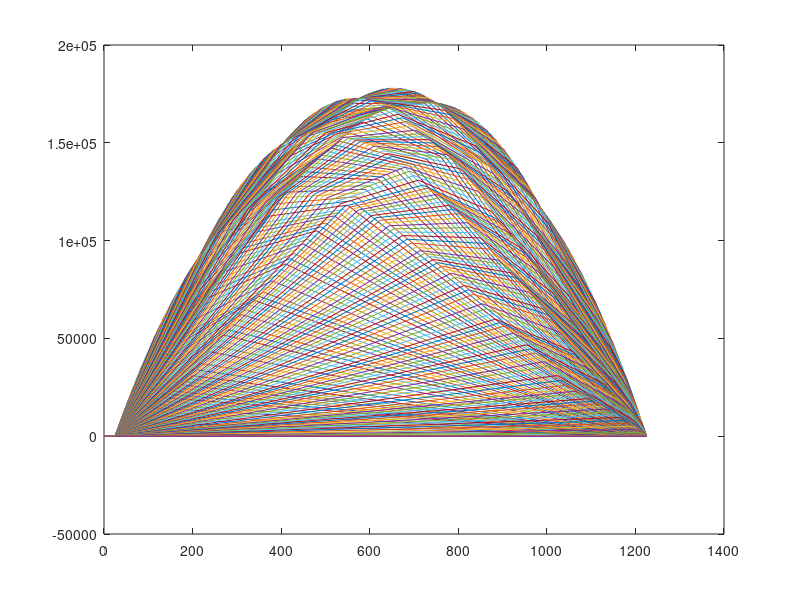

MATLAB code for this plot:
# all lengths are in mm, mm4, N, etc

%% calculating design 4 moment of inertia_mm

%% BME and SFE calculations

clear, close all;

BRIDGE_LEN = 1250;

weight_loc = [0, 100, 200];
weight_amt = [100, 100, 250];
inertia_mm = 1.167e6;
y_bar_mm = 41.4;

# calculate axle pos relative to LHS
ED_WHEEL = 52;
AX_TO_AX = 176;
CAR_TO_CAR = 164;
TRAIN_REL_POS = [ED_WHEEL AX_TO_AX CAR_TO_CAR AX_TO_AX CAR_TO_CAR AX_TO_AX];
TRAIN_LEN = sum(TRAIN_REL_POS)
TRAIN_REL_POS = cumsum(TRAIN_REL_POS);

FREIGHT_N = 300;
FREIGHT_N = FREIGHT_N / 2;
BACK_MULT = 1.1;
BACK_N = FREIGHT_N * BACK_MULT;
LOCO_MULT = 1.38;
LOCO_N = FREIGHT_N * LOCO_MULT;
TRAIN_WEIGHT = ones(1, 6) .* FREIGHT_N;
TRAIN_WEIGHT(1) = BACK_N;
TRAIN_WEIGHT(2) = BACK_N;
TRAIN_WEIGHT(5) = LOCO_N;
TRAIN_WEIGHT(6) = LOCO_N;
TRAIN_WEIGHT = -1 .* TRAIN_WEIGHT;
TOTAL_TRAIN_WEIGHT = sum(TRAIN_WEIGHT)

# calculate the reaction forces
SUPPORT_L = 25;
SUPPORT_R = 1225;

# find the reaction forces on both sides
START_SIM = -TRAIN_LEN;
END_SIM = SUPPORT_R;
#START_SIM = 500
#END_SIM = 500
STEP_SIM = 10;
reaction = [[]:[]];
steps = START_SIM:STEP_SIM:END_SIM;
max_moment = -1;
max_shear = -1;
for position = steps;
  # find the reaction forces for each step
  train_pos = TRAIN_REL_POS + position; # converts relative train pos to abs
  # filters out axles that are not on the bridge anymore
  # train_pos = train_pos .* (train_pos > SUPPORT_L) .* (train_pos < SUPPORT_R)
  dist_to_lhs = train_pos - SUPPORT_L;
  # checks if the train is on the bridge
  trains_on_bridge = (train_pos > SUPPORT_L) .* (train_pos < SUPPORT_R);
  moments_to_lhs = dist_to_lhs .* TRAIN_WEIGHT .* trains_on_bridge;
  dist_between_support = SUPPORT_R - SUPPORT_L;
  reaction_rhs = sum(moments_to_lhs) / dist_between_support * -1;
  reaction_lhs = -sum(TRAIN_WEIGHT .* trains_on_bridge) - reaction_rhs;

  reaction(1,end+1) = reaction_lhs;
  reaction(2,end) = reaction_rhs;

  # filter the train axles so that only the ones within the range are valid

  train_load = nonzeros(TRAIN_WEIGHT .* trains_on_bridge);
  train_pos = nonzeros(train_pos .* trains_on_bridge);

  force_loc = [SUPPORT_L, train_pos', SUPPORT_R];
  force_loc = repelem(force_loc, 2);
  force_loc = [force_loc, 0];

  shear_n = [reaction_lhs, train_load', reaction_rhs];
  shear_n = repelem(cumsum(shear_n), 2);
  shear_n = [0, shear_n];
  max_shear(end+1) = max(shear_n);

  moment_n = [0];
  moment_loc = force_loc;
  for idx = 1:length(force_loc)-1
    cur_shear = shear_n(idx+1);
    moment_len = force_loc(idx+1) - force_loc(idx);
    moment_n(end+1) = cur_shear * moment_len;
  end
  moment_n = cumsum(moment_n);
  max_moment(end+1) = max(moment_n);

  plot(moment_loc, moment_n) # for the BME
  #plot(force_loc, shear_n) # for the SFE
  hold on

#  shear = [[reaction_lhs, train_load, reaction_rhs],[SUPPORT_L, train_pos, SUPPORT_R]]
#  plot(shear(2,:), shear(1,:))
#  hold on
end

hold off

#plot(steps, reaction(1,:));
#hold on
#plot(steps, reaction(2,:));
#legend("LHS Reaction", "RHS Reaction")
#hold off

max_moment = max(max_moment)
max_shear = max(max_shear)

# DANIEL check compressive strength at the top

# DANIEL check compressive strength at the bottom

# DANIEL check buckling at the top

# YANG check buckling at the bottom and glue

%% Calculate FOS's

MAX_SHEAR_GLUE = 2 % MPA
MAX_SHEAR_MATBOARD = 4 % MPA
GLUE_WIDTH = 20 % mm
TOP_LENGTH = 100 % mm
MAT_THICKNESS = 1.27 % mm
LEG_SEPERATION = 80
LEG_HEIGHT = 75

dimensions = [TOP_LENGTH, LEG_SEPERATION, LEG_HEIGHT, GLUE_WIDTH, MAT_THICKNESS]

q_top_glue = TOP_LENGTH * MAT_THICKNESS
shear_glue = max_moment * q_top_glue / inertia_mm / GLUE_WIDTH

glue_fos = MAX_SHEAR_GLUE / shear_glue

q_bot_matboard = 2 * MAT_THICKNESS * y_bar_mm
shear_matboard = max_moment * q_bot_matboard / inertia_mm / (2 * MAT_THICKNESS)

matboard_fos = MAX_SHEAR_MATBOARD / shear_matboard

# YANG check thin plate buckling everywhere :melt:

plate_loc = [100 200 300 600]
